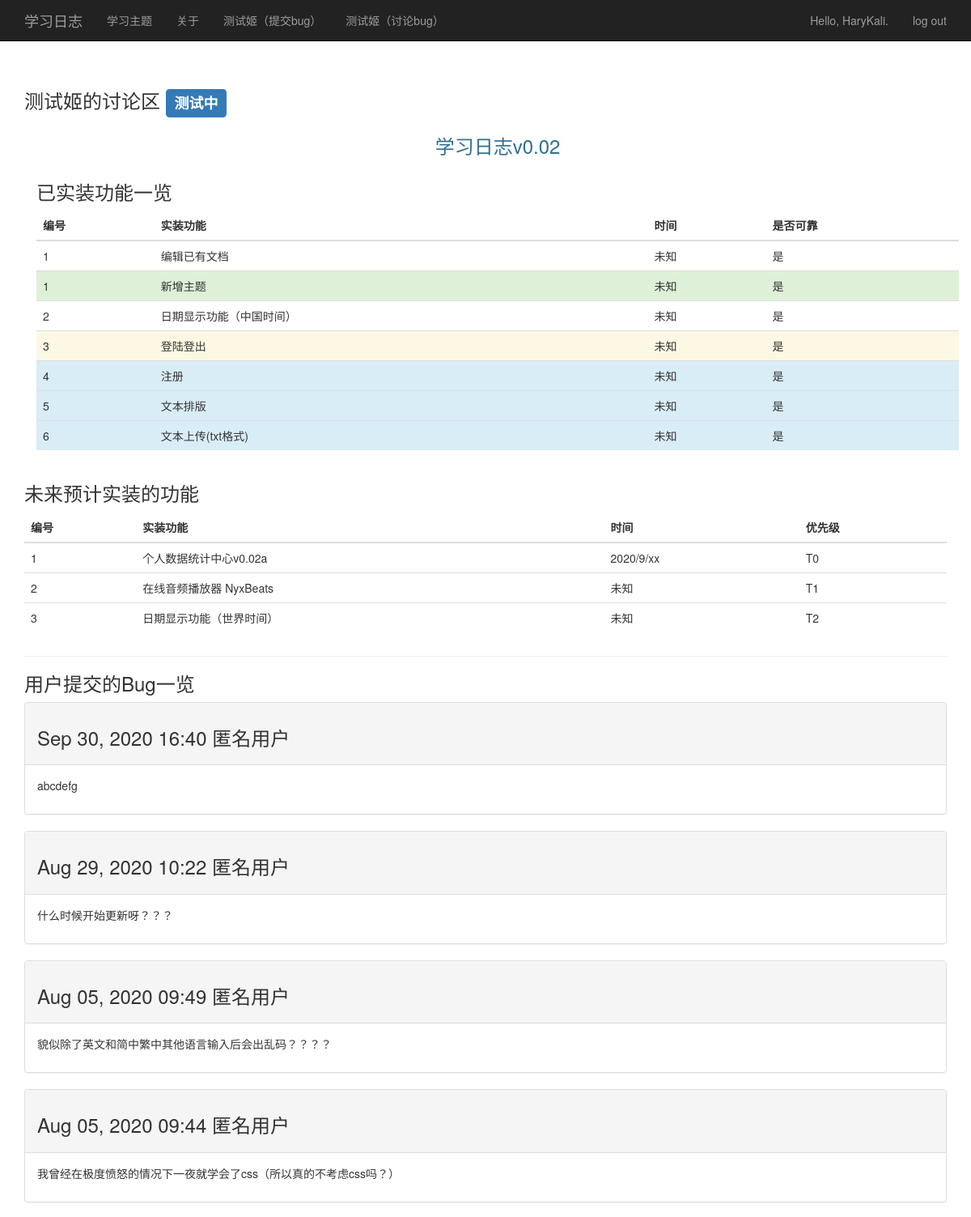
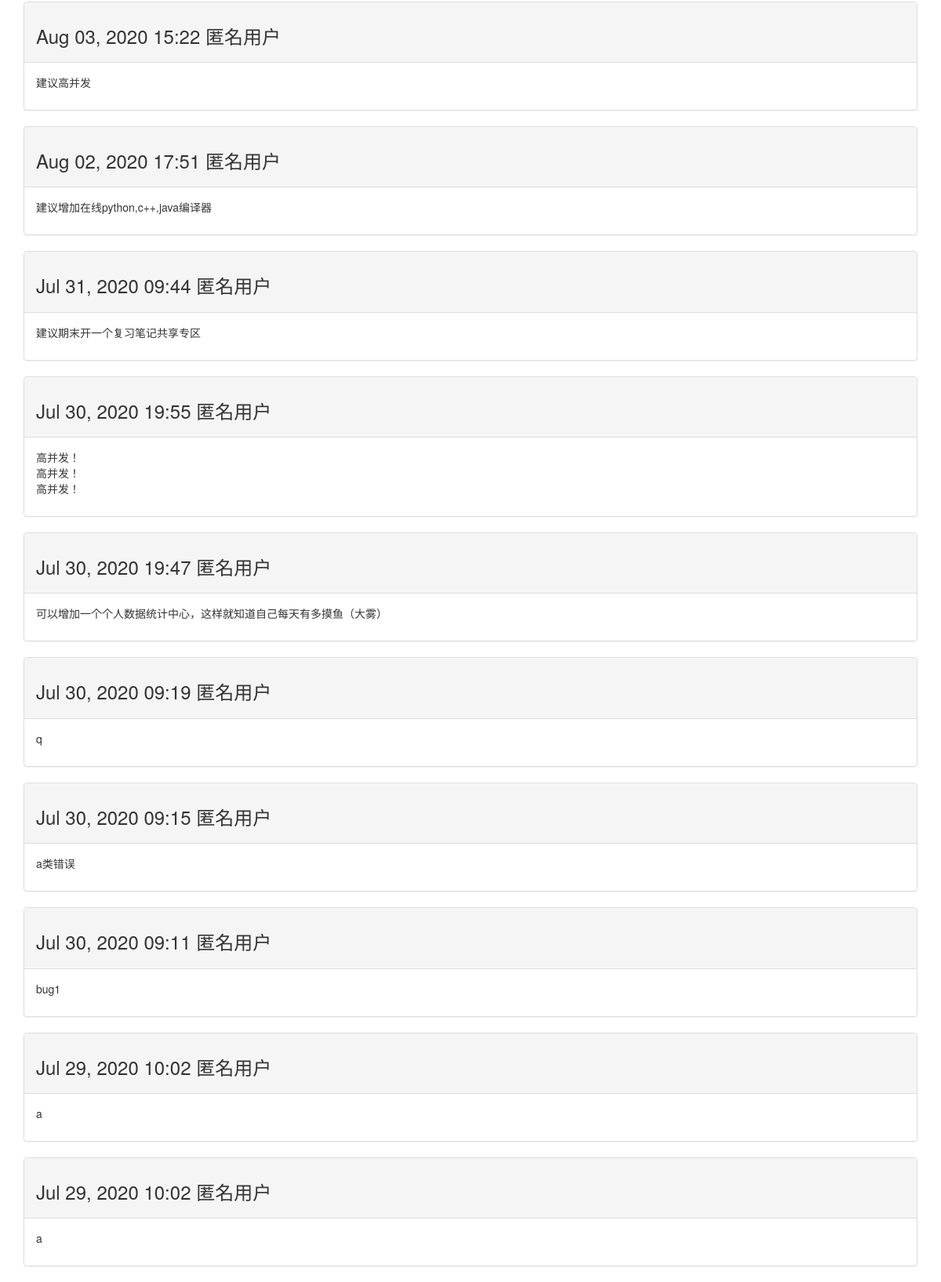
The app's page /discuss.html/ (signed in) with its own data (2 pictures, top to bottom).
### bug_submit/models.py (models this page shows, shortened)
class bug_inform(models.Model):
    text = models.TextField()  # 这里要注意CharField和TextFiled之间的区别，TextFiled 传递max_length
    date_added = models.DateTimeField(auto_now_add=True)
    bug_owner = models.ForeignKey(User, on_delete=models.CASCADE)  # 建立一个外键关系,dj3.0以上记得传on_delete
    class Meta:
        verbose_name_plural = 'bug_informs'

### bug_submit/views.py (the view)
# urls.py: url(r'discuss.html/$', views.discuss, name='discuss'),
@login_required()
def discuss(request):
    bug_inform_s = bug_inform.objects.order_by("-date_added")  # 这个地方是让所有的topics按日期排列，fliter则是用来确保登陆的用户只可以查看自己的东西
    context = {"bug_infrom_s": bug_inform_s}
    return render(request, "bug_submit/discuss.html", context)

### bug_submit/templates/bug_submit/discuss.html
{% extends "my_blogs/base.html" %}
{% load bootstrap3 %}
{% block header %}
    <h3>测试姬的讨论区 <span class="label label-primary">测试中</span></h3>
    <div class="container">
        <div class="row">
            <div class="span12">
                <h3 class="text-center text-info">
                    学习日志v0.02
                </h3>
            </div>
        </div>
        <div class="span6">
            <h3>
                已实装功能一览
            </h3>
            <table class="table">
                <thead>
                <tr>
                    <th>
                        编号
                    </th>
                    <th>
                        实装功能
                    </th>
                    <th>
                        时间
                    </th>
                    <th>
                        是否可靠
                    </th>
                </tr>
                </thead>
                <tbody>
                <tr>
                    <td>
                        1
                    </td>
                    <td>
                        编辑已有文档
                    </td>
                    <td>
                        未知
                    </td>
                    <td>
                        是
                    </td>
                </tr>
                <tr class="success">
                    <td>
                        1
                    </td>
                    <td>
                        新增主题
                    </td>
                    <td>
                        未知
                    </td>
                    <td>
                        是
                    </td>
                </tr>
                <tr class="error">
                    <td>
                        2
                    </td>
                    <td>
                        日期显示功能（中国时间）
                    </td>
                    <td>
                        未知
                    </td>
                    <td>
                        是
                    </td>
                </tr>
                <tr class="warning">
                    <td>
                        3
                    </td>
                    <td>
                        登陆登出
                    </td>
                    <td>
                        未知
                    </td>
                    <td>
                        是
                    </td>
                </tr>
                <tr class="info">
                    <td>
                        4
                    </td>
                    <td>
                        注册
                    </td>
                    <td>
                        未知
                    </td>
                    <td>
                        是
                    </td>
                </tr>
                <tr class="info">
                    <td>
                        5
                    </td>
                    <td>
                        文本排版
                    </td>
                    <td>
                        未知
                    </td>
                    <td>
                        是
                    </td>
                </tr>
                <tr class="info">
                    <td>
                        6
                    </td>
                    <td>
                        文本上传(txt格式)
                    </td>
                    <td>
                        未知
                    </td>
                    <td>
                        是
                    </td>
                </tr>
                </tbody>
            </table>
        </div>
    </div>
            <div class="span6">
            <h3>
                未来预计实装的功能
            </h3>
            <table class="table">
                <thead>
                <tr>
                    <th>
                        编号
                    </th>
                    <th>
                        实装功能
                    </th>
                    <th>
                        时间
                    </th>
                    <th>
                        优先级
                    </th>
                </tr>
                </thead>
                <tbody>
                <tr>
                    <td>
                        1
                    </td>
                    <td>
                        个人数据统计中心v0.02a
                    </td>
                    <td>
                        2020/9/xx
                    </td>
                    <td>
                        T0
                    </td>
                </tr>
                <tr class="inform">
                    <td>
                        2
                    </td>
                    <td>
                        在线音频播放器 NyxBeats
                    </td>
                    <td>
                        未知
                    </td>
                    <td>
                        T1
                    </td>
                </tr>
                <tr class="error">
                    <td>
                        3
                    </td>
                    <td>
                        日期显示功能（世界时间）
                    </td>
                    <td>
                        未知
                    </td>
                    <td>
                        T2
                    </td>
                </tr>
                </tbody>
            </table>
        </div>
{% endblock header %}
{% block content %}
    <h3>用户提交的Bug一览</h3>
    {% for bug_infrom in bug_infrom_s %}
        <div class="panel panel-default">
            <div class="panel-heading">
                <h3>
                    {{ bug_infrom.date_added|date:'M d, Y H:i' }} 匿名用户
                </h3>
            </div>
            <div class="panel-body">
                {{ bug_infrom.text|linebreaks }}
            </div>
        </div>
    {% empty %}
        抱歉，暂时未有任何bug被提交
    {% endfor %}
{% endblock content %}

### my_blogs/templates/my_blogs/base.html (shortened to what this page needs)
{% load bootstrap3 %}
<!DOCTYPE html>
<html lang="en">
<head>
    {% bootstrap_css %}
</head>
<body>
<nav class="navbar navbar-inverse navbar-static-top">
    <div class="container">
        <div class="navbar-header">
            <a class="navbar-brand" href="{% url 'my_blogs:index' %}">
                学习日志</a>
        </div>
        <div id="navbar" class="navbar-collapse collapse">
            <ul class="nav navbar-nav">
                <li><a href="{% url 'my_blogs:topics' %}">学习主题</a></li>
            </ul>
            <ul class="nav navbar-nav">
                <li><a href="about.html">关于</a></li>
            </ul>
            <ul class="nav navbar-nav">
                <li><a href="/bug_submit/templates/bug_submit/submit.html">测试姬（提交bug）</a></li>
            </ul>
            <ul class="nav navbar-nav">
                <li><a href="/bug_submit/templates/bug_submit/discuss.html">测试姬（讨论bug）</a></li>
            </ul>
            <ul class="nav navbar-nav navbar-right">
                {% if user.is_authenticated %}
                    <li><a>Hello, {{ user.username }}.</a></li>
                    <li><a href="{% url 'users:logout' %}">log out</a></li>
                {% else %}
                    <li><a href="{% url 'users:register' %}">register</a></li>
                    <li><a href="{% url 'users:login' %}">log in</a></li>
                {% endif %}
            </ul>
        </div>
    </div>
</nav>
<div class="container">
    <div class="page-header">
        {% block header %}{% endblock header %}
    </div>
    <div>
        {% block content %}{% endblock content %}
    </div>
</div>
</body>
</html>

### records on screen
bug_inform: date_added "Sep 30, 2020 16:40", text "abcdefg"
bug_inform: date_added "Aug 29, 2020 10:22", text "什么时候开始更新呀？？？"
bug_inform: date_added "Aug 05, 2020 09:49", text "貌似除了英文和简中繁中其他语言输入后会出乱码？？？？"
bug_inform: date_added "Aug 05, 2020 09:44", text "我曾经在极度愤怒的情况下一夜就学会了css（所以真的不考虑css吗？）"
bug_inform: date_added "Aug 03, 2020 15:22", text "建议高并发"
bug_inform: date_added "Aug 02, 2020 17:51", text "建议增加在线python,c++,java编译器"
bug_inform: date_added "Jul 31, 2020 09:44", text "建议期末开一个复习笔记共享专区"
bug_inform: date_added "Jul 30, 2020 19:55", text "高并发！ 高并发！ 高并发！"
bug_inform: date_added "Jul 30, 2020 19:47", text "可以增加一个个人数据统计中心，这样就知道自己每天有多摸鱼（大雾）"
bug_inform: date_added "Jul 30, 2020 09:19", text "q"
bug_inform: date_added "Jul 30, 2020 09:15", text "a类错误"
bug_inform: date_added "Jul 30, 2020 09:11", text "bug1"
bug_inform: date_added "Jul 29, 2020 10:02", text "a"
bug_inform: date_added "Jul 29, 2020 10:02", text "a"

### other values on screen
{{ user.username }} "HaryKali"
